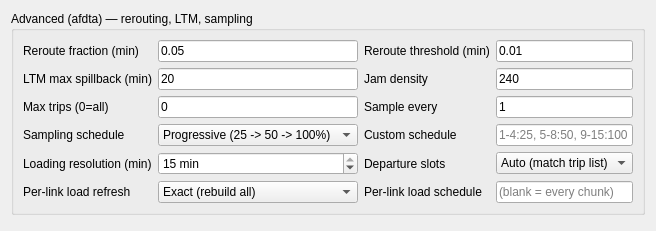
            <widget class="QWidget" name="page_DTA_Advanced">
             <attribute name="title">
              <string>Advanced (afdta)</string>
             </attribute>
             <layout class="QVBoxLayout" name="page_DTA_AdvancedLayout">
              <item>
               <widget class="QGroupBox" name="groupBox_Advanced">
                <property name="title">
                 <string>Advanced (afdta) — rerouting, LTM, sampling</string>
                </property>
                <layout class="QGridLayout" name="gridLayout_adv">
                 <item row="0" column="0">
                  <widget class="QLabel" name="label_rerouteFrac">
                   <property name="text">
                    <string>Reroute fraction (min)</string>
                   </property>
                  </widget>
                 </item>
                 <item row="0" column="1">
                  <widget class="QLineEdit" name="lineEdit_RerouteFraction">
                   <property name="text">
                    <string>0.05</string>
                   </property>
                   <property name="toolTip">
                    <string>REROUTE_FRACTION_MIN — the floor on how much demand may change path in one iteration. The share allowed is max(2/(n+1), this value): 100% at iteration 0, 67% at 1, 50% at 2 ... down to this floor, given to the route keys with the largest gaps first. Higher = faster but noisier; lower = smoother but slower to correct the last oscillations.</string>
                   </property>
                  </widget>
                 </item>
                 <item row="0" column="2">
                  <widget class="QLabel" name="label_rerouteThr">
                   <property name="text">
                    <string>Reroute threshold (min)</string>
                   </property>
                  </widget>
                 </item>
                 <item row="0" column="3">
                  <widget class="QLineEdit" name="lineEdit_RerouteThreshold">
                   <property name="text">
                    <string>0.01</string>
                   </property>
                   <property name="toolTip">
                    <string>REROUTE_THRESHOLD_MIN — a route key only adopts its new shortest path when that path beats its current one by more than this many minutes of generalized cost. Keys within the threshold count as stable (the stable % in the log). Stops paths from flipping between near-identical routes.</string>
                   </property>
                  </widget>
                 </item>
                 <item row="1" column="0">
                  <widget class="QLabel" name="label_spillback">
                   <property name="text">
                    <string>LTM max spillback (min)</string>
                   </property>
                  </widget>
                 </item>
                 <item row="1" column="1">
                  <widget class="QLineEdit" name="lineEdit_LtmSpillback">
                   <property name="text">
                    <string>20</string>
                   </property>
                   <property name="toolTip">
                    <string>LTM_MAX_SPILLBACK_MIN — cap on queue spillback propagation (minutes). LTM macro only.</string>
                   </property>
                  </widget>
                 </item>
                 <item row="1" column="2">
                  <widget class="QLabel" name="label_jam">
                   <property name="text">
                    <string>Jam density</string>
                   </property>
                  </widget>
                 </item>
                 <item row="1" column="3">
                  <widget class="QLineEdit" name="lineEdit_JamDensity">
                   <property name="text">
                    <string>240</string>
                   </property>
                   <property name="toolTip">
                    <string>JAM_DENSITY — veh/mi/lane at jam (LTM).</string>
                   </property>
                  </widget>
                 </item>
                 <item row="2" column="0">
                  <widget class="QLabel" name="label_maxtrips">
                   <property name="text">
                    <string>Max trips (0=all)</string>
                   </property>
                  </widget>
                 </item>
                 <item row="2" column="1">
                  <widget class="QLineEdit" name="lineEdit_MaxTrips">
                   <property name="text">
                    <string>0</string>
                   </property>
                   <property name="toolTip">
                    <string>MAX_TRIPS — cap trips loaded (0 = all). Use for quick test runs.</string>
                   </property>
                  </widget>
                 </item>
                 <item row="2" column="2">
                  <widget class="QLabel" name="label_sample">
                   <property name="text">
                    <string>Sample every</string>
                   </property>
                  </widget>
                 </item>
                 <item row="2" column="3">
                  <widget class="QLineEdit" name="lineEdit_SampleEvery">
                   <property name="text">
                    <string>1</string>
                   </property>
                   <property name="toolTip">
                    <string>SAMPLE_EVERY — load every Nth trip (1 = all).</string>
                   </property>
                  </widget>
                 </item>
                 <item row="3" column="0">
                  <widget class="QLabel" name="label_sampleSched">
                   <property name="text">
                    <string>Sampling schedule</string>
                   </property>
                  </widget>
                 </item>
                 <item row="3" column="1">
                  <widget class="QComboBox" name="comboBox_SampleSchedule">
                   <property name="toolTip">
                    <string>SAMPLE_SCHEDULE — coarse-to-fine sampling. Progressive runs the early iterations on a 25% then 50% sample and only the later ones at full sample, cutting wall time roughly 30% for the same converged result (each refinement causes a 1-2 iteration gap spike that damps). Full sample runs every iteration at 100%.</string>
                   </property>
                   <item>
                    <property name="text">
                     <string>Progressive (25 -&gt; 50 -&gt; 100%)</string>
                    </property>
                   </item>
                   <item>
                    <property name="text">
                     <string>Full sample every iteration</string>
                    </property>
                   </item>
                   <item>
                    <property name="text">
                     <string>Custom</string>
                    </property>
                   </item>
                  </widget>
                 </item>
                 <item row="3" column="2">
                  <widget class="QLabel" name="label_sampleCustom">
                   <property name="text">
                    <string>Custom schedule</string>
                   </property>
                  </widget>
                 </item>
                 <item row="3" column="3">
                  <widget class="QLineEdit" name="lineEdit_SampleSchedule">
                   <property name="placeholderText">
                    <string>1-4:25, 5-8:50, 9-15:100</string>
                   </property>
                   <property name="toolTip">
                    <string>Used only when Sampling schedule = Custom. Format: FROM-TO:PERCENT, comma separated.</string>
                   </property>
                  </widget>
                 </item>
                 <item row="4" column="0">
                  <widget class="QLabel" name="label_injectRes">
                   <property name="text">
                    <string>Loading resolution (min)</string>
                   </property>
                  </widget>
                 </item>
                 <item row="4" column="1">
                  <widget class="QSpinBox" name="spinBox_InjectRes">
                   <property name="minimum">
                    <number>1</number>
                   </property>
                   <property name="maximum">
                    <number>15</number>
                   </property>
                   <property name="value">
                    <number>15</number>
                   </property>
                   <property name="suffix">
                    <string> min</string>
                   </property>
                   <property name="toolTip">
                    <string>NODE_INJECT_RES — how finely a departure slot's trips are released onto the network by the node loaders (Node + PointQueue, Node + Spatial/LTM). 15 = one release per 15-min interval; 1 = minute by minute, which smooths the loading and avoids artificial queues at the start of each slot. Travel times still update every 15 minutes. Ignored by the per-link PointQueue mode.</string>
                   </property>
                  </widget>
                 </item>
                 <item row="4" column="2">
                  <widget class="QLabel" name="label_departSlot">
                   <property name="text">
                    <string>Departure slots</string>
                   </property>
                  </widget>
                 </item>
                 <item row="4" column="3">
                  <widget class="QComboBox" name="comboBox_DepartSlot">
                   <property name="toolTip">
                    <string>DEPART_SLOT_MIN — width of the departure slot in the route key (O · D · slot · marketVot) for a trip list with HH:MM:SS departure times. Auto follows the trip list's own grid: a 15-min agentPlans output gets 15-min keys, a 30-min output 30-min keys. A slot finer than the trip list loads each period's trips into its first part, so leave this on Auto unless testing.</string>
                   </property>
                   <item>
                    <property name="text">
                     <string>Auto (match trip list)</string>
                    </property>
                   </item>
                   <item>
                    <property name="text">
                     <string>15 min</string>
                    </property>
                   </item>
                   <item>
                    <property name="text">
                     <string>30 min</string>
                    </property>
                   </item>
                   <item>
                    <property name="text">
                     <string>60 min</string>
                    </property>
                   </item>
                  </widget>
                 </item>
                 <item row="5" column="0" rowspan="1" colspan="1">
                  <widget class="QLabel" name="label_loadRefresh">
                   <property name="text">
                    <string>Per-link load refresh</string>
                   </property>
                  </widget>
                 </item>
                 <item row="5" column="1" rowspan="1" colspan="1">
                  <widget class="QComboBox" name="comboBox_LoadRefresh">
                   <property name="toolTip">
                    <string>LOAD_REFRESH — PointQueue (legacy per-link) run mode only. How the per-link loader refreshes between route chunks: Exact rebuilds every key's arrivals; Incremental updates only the keys that re-routed (faster, an approximation). This is NOT the node balancer: the node loaders use Node refresh (NODE_SCHEDULE) on the Engine and equilibrium tab.</string>
                   </property>
                   <property name="currentIndex">
                    <number>0</number>
                   </property>
                   <item>
                    <property name="text">
                     <string>Exact (rebuild all)</string>
                    </property>
                   </item>
                   <item>
                    <property name="text">
                     <string>Incremental (delta)</string>
                    </property>
                   </item>
                  </widget>
                 </item>
                 <item row="5" column="2" rowspan="1" colspan="1">
                  <widget class="QLabel" name="label_loadSchedule">
                   <property name="text">
                    <string>Per-link load schedule</string>
                   </property>
                  </widget>
                 </item>
                 <item row="5" column="3" rowspan="1" colspan="1">
                  <widget class="QLineEdit" name="lineEdit_LoadSchedule">
                   <property name="placeholderText">
                    <string>(blank = every chunk)</string>
                   </property>
                   <property name="toolTip">
                    <string>LOAD_SCHEDULE — PointQueue (legacy per-link) run mode only. Refresh stride of the per-link loader, the same syntax as Node refresh: e.g. 1-9:iter, 10-15:chunk. Blank = after every chunk.</string>
                   </property>
                  </widget>
                 </item>
                </layout>
               </widget>
              </item>
              <item>
               <spacer name="page_DTA_AdvancedSpacer">
                <property name="orientation">
                 <enum>Qt::Vertical</enum>
                </property>
                <property name="sizeHint" stdset="0">
                 <size>
                  <width>20</width>
                  <height>5</height>
                 </size>
                </property>
               </spacer>
              </item>
             </layout>
            </widget>
